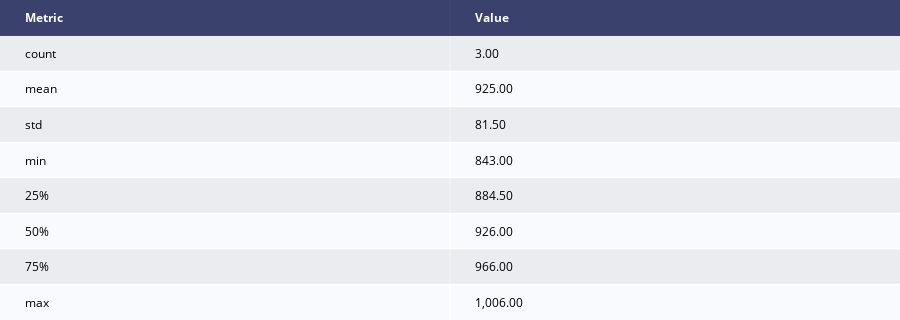

Notebook cell for this chart:
### Code cell
du.generate_document_statistics_by_tokens(
    cleaned_bs_teachingstaff,
    doc_types_to_include=["teaching_staff"]
)

### Figure 1 — Plotly figure (JSON) as saved in the notebook; plotly's stock layout.template omitted (floating-point values rounded to 4 significant figures)
{"data": [{"colorscale": [[0, "#00083e"], [0.5, "#ededee"], [1, "#ffffff"]], "hoverinfo": "none", "opacity": 0.75, "showscale": false, "type": "heatmap", "z": [[0, 0], [0.5, 0.5], [1, 1], [0.5, 0.5], [1, 1], [0.5, 0.5], [1, 1], [0.5, 0.5], [1, 1]]}], "layout": {"annotations": [{"align": "center", "font": {"color": "#ffffff"}, "showarrow": false, "text": "<b>Metric</b>", "x": -0.45, "xanchor": "left", "xref": "x", "y": 0, "yref": "y"}, {"align": "center", "font": {"color": "#ffffff"}, "showarrow": false, "text": "<b>Value</b>", "x": 0.55, "xanchor": "left", "xref": "x", "y": 0, "yref": "y"}, {"align": "center", "font": {"color": "#000000"}, "showarrow": false, "text": "count", "x": -0.45, "xanchor": "left", "xref": "x", "y": 1, "yref": "y"}, {"align": "center", "font": {"color": "#000000"}, "showarrow": false, "text": "3.00", "x": 0.55, "xanchor": "left", "xref": "x", "y": 1, "yref": "y"}, {"align": "center", "font": {"color": "#000000"}, "showarrow": false, "text": "mean", "x": -0.45, "xanchor": "left", "xref": "x", "y": 2, "yref": "y"}, {"align": "center", "font": {"color": "#000000"}, "showarrow": false, "text": "925.00", "x": 0.55, "xanchor": "left", "xref": "x", "y": 2, "yref": "y"}, {"align": "center", "font": {"color": "#000000"}, "showarrow": false, "text": "std", "x": -0.45, "xanchor": "left", "xref": "x", "y": 3, "yref": "y"}, {"align": "center", "font": {"color": "#000000"}, "showarrow": false, "text": "81.50", "x": 0.55, "xanchor": "left", "xref": "x", "y": 3, "yref": "y"}, {"align": "center", "font": {"color": "#000000"}, "showarrow": false, "text": "min", "x": -0.45, "xanchor": "left", "xref": "x", "y": 4, "yref": "y"}, {"align": "center", "font": {"color": "#000000"}, "showarrow": false, "text": "843.00", "x": 0.55, "xanchor": "left", "xref": "x", "y": 4, "yref": "y"}, {"align": "center", "font": {"color": "#000000"}, "showarrow": false, "text": "25%", "x": -0.45, "xanchor": "left", "xref": "x", "y": 5, "yref": "y"}, {"align": "center", "font": {"color": "#000000"}, "showarrow": false, "text": "884.50", "x": 0.55, "xanchor": "left", "xref": "x", "y": 5, "yref": "y"}, {"align": "center", "font": {"color": "#000000"}, "showarrow": false, "text": "50%", "x": -0.45, "xanchor": "left", "xref": "x", "y": 6, "yref": "y"}, {"align": "center", "font": {"color": "#000000"}, "showarrow": false, "text": "926.00", "x": 0.55, "xanchor": "left", "xref": "x", "y": 6, "yref": "y"}, {"align": "center", "font": {"color": "#000000"}, "showarrow": false, "text": "75%", "x": -0.45, "xanchor": "left", "xref": "x", "y": 7, "yref": "y"}, {"align": "center", "font": {"color": "#000000"}, "showarrow": false, "text": "966.00", "x": 0.55, "xanchor": "left", "xref": "x", "y": 7, "yref": "y"}, {"align": "center", "font": {"color": "#000000"}, "showarrow": false, "text": "max", "x": -0.45, "xanchor": "left", "xref": "x", "y": 8, "yref": "y"}, {"align": "center", "font": {"color": "#000000"}, "showarrow": false, "text": "1,006.00", "x": 0.55, "xanchor": "left", "xref": "x", "y": 8, "yref": "y"}], "height": 320, "margin": {"b": 0, "l": 0, "r": 0, "t": 0}, "title": {"text": "Token-Based Document Statistics"}, "xaxis": {"dtick": 1, "gridwidth": 2, "showticklabels": false, "tick0": -0.5, "ticks": "", "zeroline": false}, "yaxis": {"autorange": "reversed", "dtick": 1, "gridwidth": 2, "showticklabels": false, "tick0": 0.5, "ticks": "", "zeroline": false}}}
